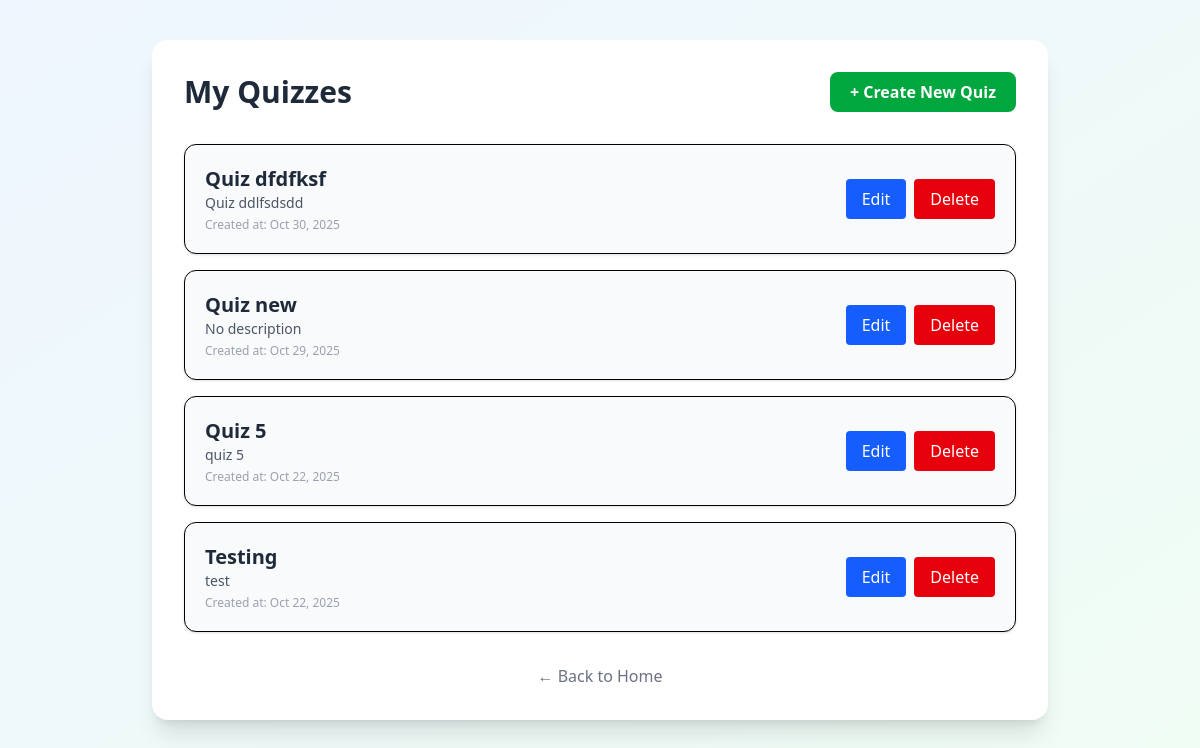
The app's page /quiz/my_quizzes/ (signed in), older data.
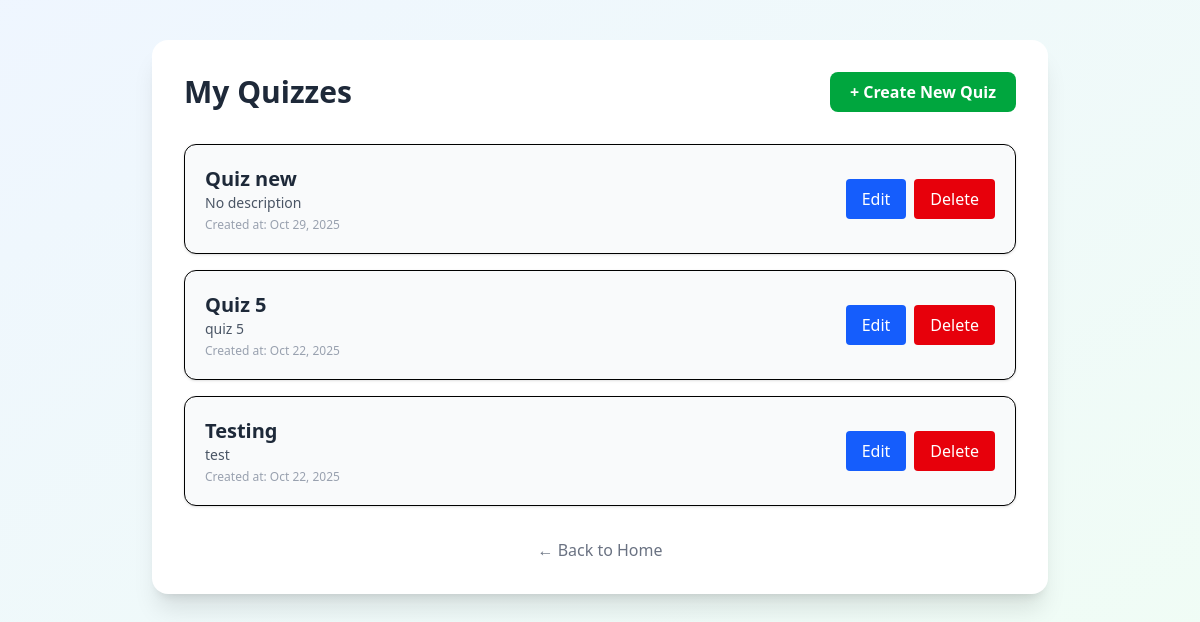
The same page, newer data.
### quiz/models.py (models this page shows, shortened)
class Quiz(models.Model):
    tutor = models.ForeignKey(
        settings.AUTH_USER_MODEL,
        on_delete=models.CASCADE,
        related_name='quizzes',
        limit_choices_to={'role': 'tutor'}
    )
    title = models.CharField(max_length=255)
    description = models.TextField(blank=True)
    created_at = models.DateTimeField(auto_now_add=True)

### quiz/views.py (the view)
# urls.py: path('my_quizzes/', my_quizzes_view, name='my_quizzes'),
@login_required
def my_quizzes_view(request):
    if request.user.role != 'tutor':
        return redirect('home')
    quizzes = Quiz.objects.filter(tutor=request.user).order_by('-created_at')
    return render(request, 'my_quizzes.html', {'quizzes': quizzes})

### quiz/templates/my_quizzes.html (shortened to what this page needs)
{% load static %}
<!DOCTYPE html>
<html lang="en">
<head>
    <link rel="stylesheet" href="{% static 'dist/output.css' %}">
</head>
<body class="bg-linear-to-br from-blue-50 to-green-50 min-h-screen flex flex-col items-center py-10 px-4">
    <div class="w-full max-w-4xl bg-white rounded-2xl shadow-xl p-8 space-y-8">
        <div class="flex flex-col md:flex-row justify-between items-center gap-4">
            <h1 class="text-3xl font-bold text-gray-800">My Quizzes</h1>
            <a href="{% url 'create_quiz' %}" class="bg-green-600 text-white px-5 py-2 rounded-lg font-semibold hover:bg-green-700 transition">
                + Create New Quiz
            </a>
        </div>
        <div id="quiz-list" class="space-y-4">
            {% if quizzes %}
            {% for quiz in quizzes %}
                <div class="quiz-item border rounded-xl p-5 shadow-sm hover:shadow-md transition bg-gray-50 flex flex-col md:flex-row justify-between items-start md:items-center gap-3">
                    <div>
                        <h2 class="text-xl font-semibold text-gray-800">{{ quiz.title }}</h2>
                        <p class="text-gray-600 text-sm">{{ quiz.description|default:"No description" }}</p>
                        <p class="text-xs text-gray-400 mt-1">Created at: {{ quiz.created_at|date:"M d, Y" }}</p>
                    </div>
                    <div class="flex gap-2">
                        <a href="{% url 'add_question' quiz.id %}" class="bg-blue-600 text-white px-4 py-2 rounded hover:bg-blue-700 transition">
                            Edit
                        </a>
                        <button data-quiz-id="{{ quiz.id }}" onclick="deleteQuiz(this.dataset.quizId)" class="bg-red-600 text-white px-4 py-2 rounded hover:bg-red-700 transition">
                            Delete
                        </button>
                    </div>
                </div>
            {% endfor %}
            {% else %}
                <p class="text-gray-600 text-center">You haven't created any quizzes yet.</p>
            {% endif %}
        </div>
        <div class="text-center mt-6">
            <a href="{% url 'home' %}" class="text-gray-500 hover:text-gray-700 hover:underline">← Back to Home</a>
        </div>
    </div>
</body>
</html>

Row changes from the older to the newer data that the page shows:
removed Quiz: title "Quiz dfdfksf", description "Quiz ddlfsdsdd", created_at "Oct 30, 2025"
